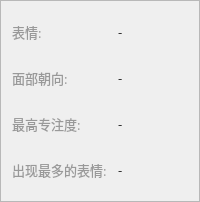
               <widget class="QFrame" name="real_time_data_frame">
                <property name="styleSheet">
                 <string notr="true">QFrame#real_time_data_frame {
	background: none;
	border: 2px dashed #1296db;
	border-top: none;
	border-right: none;
	border-bottom: none;
}</string>
                </property>
                <property name="frameShape">
                 <enum>QFrame::StyledPanel</enum>
                </property>
                <property name="frameShadow">
                 <enum>QFrame::Raised</enum>
                </property>
                <layout class="QFormLayout" name="formLayout">
                 <item row="0" column="0">
                  <widget class="QLabel" name="label_25">
                   <property name="minimumSize">
                    <size>
                     <width>100</width>
                     <height>40</height>
                    </size>
                   </property>
                   <property name="maximumSize">
                    <size>
                     <width>100</width>
                     <height>40</height>
                    </size>
                   </property>
                   <property name="font">
                    <font>
                     <family>微软雅黑</family>
                     <pointsize>10</pointsize>
                    </font>
                   </property>
                   <property name="styleSheet">
                    <string notr="true">color: #999999;</string>
                   </property>
                   <property name="text">
                    <string>表情:</string>
                   </property>
                  </widget>
                 </item>
                 <item row="0" column="1">
                  <widget class="QLabel" name="emotion_pic">
                   <property name="minimumSize">
                    <size>
                     <width>40</width>
                     <height>40</height>
                    </size>
                   </property>
                   <property name="maximumSize">
                    <size>
                     <width>40</width>
                     <height>40</height>
                    </size>
                   </property>
                   <property name="font">
                    <font>
                     <family>微软雅黑</family>
                     <pointsize>10</pointsize>
                     <weight>50</weight>
                     <bold>false</bold>
                    </font>
                   </property>
                   <property name="styleSheet">
                    <string notr="true">color: #333333;</string>
                   </property>
                   <property name="text">
                    <string>-</string>
                   </property>
                   <property name="scaledContents">
                    <bool>true</bool>
                   </property>
                   <property name="alignment">
                    <set>Qt::AlignLeading|Qt::AlignLeft|Qt::AlignVCenter</set>
                   </property>
                  </widget>
                 </item>
                 <item row="1" column="0">
                  <widget class="QLabel" name="label_27">
                   <property name="minimumSize">
                    <size>
                     <width>100</width>
                     <height>40</height>
                    </size>
                   </property>
                   <property name="maximumSize">
                    <size>
                     <width>100</width>
                     <height>40</height>
                    </size>
                   </property>
                   <property name="font">
                    <font>
                     <family>微软雅黑</family>
                     <pointsize>10</pointsize>
                    </font>
                   </property>
                   <property name="styleSheet">
                    <string notr="true">color: #999999;</string>
                   </property>
                   <property name="text">
                    <string>面部朝向:</string>
                   </property>
                  </widget>
                 </item>
                 <item row="1" column="1">
                  <widget class="QLabel" name="label_28">
                   <property name="minimumSize">
                    <size>
                     <width>40</width>
                     <height>40</height>
                    </size>
                   </property>
                   <property name="maximumSize">
                    <size>
                     <width>40</width>
                     <height>40</height>
                    </size>
                   </property>
                   <property name="font">
                    <font>
                     <family>微软雅黑</family>
                     <pointsize>10</pointsize>
                     <weight>50</weight>
                     <bold>false</bold>
                    </font>
                   </property>
                   <property name="styleSheet">
                    <string notr="true">color: #333333;</string>
                   </property>
                   <property name="text">
                    <string>-</string>
                   </property>
                   <property name="scaledContents">
                    <bool>true</bool>
                   </property>
                   <property name="alignment">
                    <set>Qt::AlignLeading|Qt::AlignLeft|Qt::AlignVCenter</set>
                   </property>
                  </widget>
                 </item>
                 <item row="2" column="0">
                  <widget class="QLabel" name="label_33">
                   <property name="minimumSize">
                    <size>
                     <width>100</width>
                     <height>40</height>
                    </size>
                   </property>
                   <property name="maximumSize">
                    <size>
                     <width>100</width>
                     <height>40</height>
                    </size>
                   </property>
                   <property name="font">
                    <font>
                     <family>微软雅黑</family>
                     <pointsize>10</pointsize>
                    </font>
                   </property>
                   <property name="styleSheet">
                    <string notr="true">color: #999999;</string>
                   </property>
                   <property name="text">
                    <string>最高专注度:</string>
                   </property>
                  </widget>
                 </item>
                 <item row="2" column="1">
                  <widget class="QLabel" name="highest_concentration_text">
                   <property name="minimumSize">
                    <size>
                     <width>40</width>
                     <height>40</height>
                    </size>
                   </property>
                   <property name="maximumSize">
                    <size>
                     <width>40</width>
                     <height>40</height>
                    </size>
                   </property>
                   <property name="font">
                    <font>
                     <family>微软雅黑</family>
                     <pointsize>10</pointsize>
                     <weight>50</weight>
                     <bold>false</bold>
                    </font>
                   </property>
                   <property name="styleSheet">
                    <string notr="true">color: #333333;</string>
                   </property>
                   <property name="text">
                    <string>-</string>
                   </property>
                   <property name="scaledContents">
                    <bool>true</bool>
                   </property>
                   <property name="alignment">
                    <set>Qt::AlignLeading|Qt::AlignLeft|Qt::AlignVCenter</set>
                   </property>
                  </widget>
                 </item>
                 <item row="3" column="0">
                  <widget class="QLabel" name="label_34">
                   <property name="minimumSize">
                    <size>
                     <width>100</width>
                     <height>40</height>
                    </size>
                   </property>
                   <property name="maximumSize">
                    <size>
                     <width>100</width>
                     <height>40</height>
                    </size>
                   </property>
                   <property name="font">
                    <font>
                     <family>微软雅黑</family>
                     <pointsize>10</pointsize>
                    </font>
                   </property>
                   <property name="styleSheet">
                    <string notr="true">color: #999999;</string>
                   </property>
                   <property name="text">
                    <string>出现最多的表情:</string>
                   </property>
                  </widget>
                 </item>
                 <item row="3" column="1">
                  <widget class="QLabel" name="emotion_most_pic">
                   <property name="minimumSize">
                    <size>
                     <width>40</width>
                     <height>40</height>
                    </size>
                   </property>
                   <property name="maximumSize">
                    <size>
                     <width>40</width>
                     <height>40</height>
                    </size>
                   </property>
                   <property name="font">
                    <font>
                     <family>微软雅黑</family>
                     <pointsize>10</pointsize>
                     <weight>50</weight>
                     <bold>false</bold>
                    </font>
                   </property>
                   <property name="styleSheet">
                    <string notr="true">color: #333333;</string>
                   </property>
                   <property name="text">
                    <string>-</string>
                   </property>
                   <property name="scaledContents">
                    <bool>true</bool>
                   </property>
                   <property name="alignment">
                    <set>Qt::AlignLeading|Qt::AlignLeft|Qt::AlignVCenter</set>
                   </property>
                  </widget>
                 </item>
                </layout>
               </widget>
